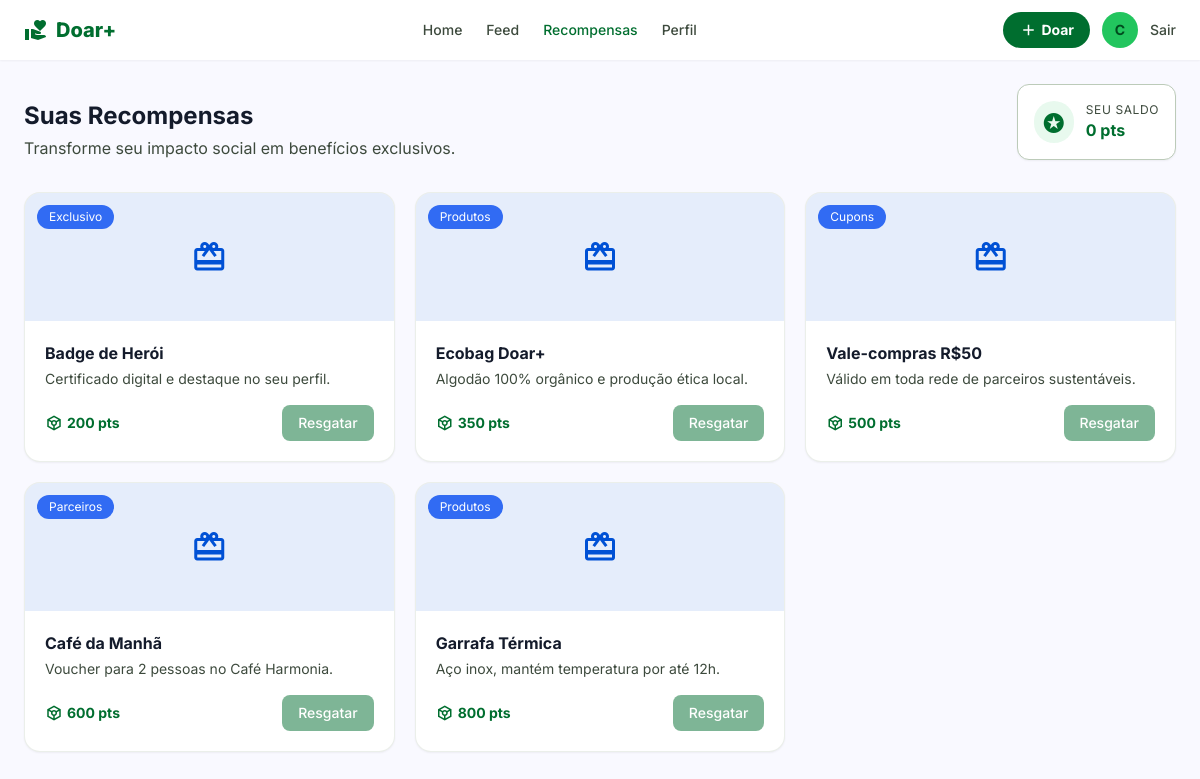
The app's page /recompensas (signed in) with its own data.
### tables this page shows
CREATE TABLE users (
            id INTEGER PRIMARY KEY AUTOINCREMENT,
            name TEXT NOT NULL,
            email TEXT UNIQUE NOT NULL,
            password_hash TEXT NOT NULL,
            city TEXT DEFAULT 'Não informado',
            points INTEGER DEFAULT 0,
            is_admin INTEGER DEFAULT 0,
            created_at TEXT NOT NULL
        );

CREATE TABLE rewards (
            id INTEGER PRIMARY KEY AUTOINCREMENT,
            name TEXT NOT NULL,
            description TEXT NOT NULL,
            cost_points INTEGER NOT NULL,
            category TEXT NOT NULL
        );

### app.py (the view)
@app.route("/recompensas")
def recompensas():
    conn = get_db()
    lista = conn.execute("SELECT * FROM rewards ORDER BY cost_points ASC").fetchall()
    conn.close()
    return render_template("rewards.html", recompensas=lista)

### app.py (called while the page is built)
def get_db():
    conn = sqlite3.connect(DB_PATH)
    conn.row_factory = sqlite3.Row
    conn.execute("PRAGMA foreign_keys = ON")
    return conn

def usuario_atual():
    if "user_id" not in session:
        return None
    conn = get_db()
    user = conn.execute("SELECT * FROM users WHERE id = ?", (session["user_id"],)).fetchone()
    conn.close()
    return user

@app.context_processor
def inject_user():
    return {"current_user": usuario_atual()}

### templates/rewards.html (shortened to what this page needs)
{% extends "base.html" %}
{% block content %}
<div class="max-w-container-max mx-auto px-gutter py-6">
    <div class="flex flex-col md:flex-row md:items-end justify-between gap-4 mb-8">
        <div>
            <h1 class="text-2xl font-bold mb-1">Suas Recompensas</h1>
            <p class="text-on-surface-variant">Transforme seu impacto social em benefícios exclusivos.</p>
        </div>
        {% if current_user %}
        <div class="bg-surface-container-lowest border border-outline-variant p-4 rounded-xl shadow-sm flex items-center gap-3">
            <div class="bg-primary-container/10 p-2 rounded-full">
                <span class="material-symbols-outlined text-primary" style="font-variation-settings: 'FILL' 1;">stars</span>
            </div>
            <div>
                <p class="text-xs text-on-surface-variant uppercase tracking-wider">Seu saldo</p>
                <p class="font-bold text-primary">{{ current_user['points'] }} pts</p>
            </div>
        </div>
        {% endif %}
    </div>
    <div class="grid grid-cols-1 sm:grid-cols-2 lg:grid-cols-3 xl:grid-cols-4 gap-5">
        {% for r in recompensas %}
        <div class="bg-surface-container-lowest rounded-2xl overflow-hidden shadow-sm border border-outline-variant/30">
            <div class="h-32 bg-secondary/10 flex items-center justify-center relative">
                <span class="material-symbols-outlined text-secondary text-4xl">redeem</span>
                <span class="absolute top-3 left-3 bg-secondary-container text-white px-3 py-1 rounded-full text-xs">{{ r['category'] }}</span>
            </div>
            <div class="p-5">
                <h3 class="font-bold mb-1">{{ r['name'] }}</h3>
                <p class="text-on-surface-variant text-sm mb-4">{{ r['description'] }}</p>
                <div class="flex items-center justify-between">
                    <span class="flex items-center gap-1 font-bold text-primary text-sm">
                        <span class="material-symbols-outlined text-[18px]">token</span> {{ r['cost_points'] }} pts
                    </span>
                    {% if current_user %}
                    <form action="{{ url_for('resgatar', reward_id=r['id']) }}" method="POST">
                        <button type="submit" class="bg-primary text-on-primary px-4 py-2 rounded-lg text-sm font-medium hover:opacity-90 transition-opacity {% if current_user['points'] < r['cost_points'] %}opacity-50{% endif %}">
                            Resgatar
                        </button>
                    </form>
                    {% else %}
                    <a href="{{ url_for('login') }}" class="text-secondary text-sm font-medium hover:underline">Entrar para resgatar</a>
                    {% endif %}
                </div>
            </div>
        </div>
        {% endfor %}
    </div>
</div>
{% endblock %}

### templates/base.html (shortened to what this page needs)
<!DOCTYPE html>
<html lang="pt-BR" class="light">
<head>
<script src="https://cdn.tailwindcss.com?plugins=forms,container-queries"></script>
<script id="tailwind-config">
tailwind.config = {
  darkMode: "class",
  theme: {
    extend: {
      colors: {
        "primary": "#006e2f",
        "primary-container": "#22c55e",
        "on-primary-container": "#004b1e",
        "on-primary": "#ffffff",
        "primary-fixed": "#6bff8f",
        "on-primary-fixed": "#002109",
        "secondary": "#0051d5",
        "secondary-container": "#316bf3",
        "on-secondary": "#ffffff",
        "on-surface": "#141b2b",
        "on-surface-variant": "#3d4a3d",
        "on-background": "#141b2b",
        "background": "#f9f9ff",
        "surface": "#f9f9ff",
        "surface-container-lowest": "#ffffff",
        "surface-container-low": "#f1f3ff",
        "surface-container": "#e9edff",
        "surface-container-high": "#e1e8fd",
        "surface-container-highest": "#dce2f7",
        "outline": "#6d7b6c",
        "outline-variant": "#bccbb9",
        "error": "#ba1a1a",
        "error-container": "#ffdad6",
        "on-error-container": "#93000a",
        "tertiary": "#5c5f60"
      },
      spacing: { md: "24px", gutter: "24px", "container-max": "1280px", lg: "48px", xl: "80px", xs: "4px", sm: "12px", base: "8px" },
      fontFamily: { sans: ["Inter", "sans-serif"] }
    }
  }
}
</script>
</head>
<body class="bg-background text-on-background font-sans min-h-screen">
<header class="w-full top-0 sticky z-50 bg-surface-container-lowest shadow-sm">
    <nav class="flex justify-between items-center px-gutter py-3 max-w-container-max mx-auto">
        <a href="{{ url_for('home') }}" class="flex items-center gap-2">
            <span class="material-symbols-outlined text-primary" style="font-variation-settings: 'FILL' 1;">volunteer_activism</span>
            <span class="font-extrabold text-xl text-primary">Doar+</span>
        </a>
        <div class="hidden md:flex items-center gap-6">
            <a href="{{ url_for('home') }}" class="font-medium text-sm {{ 'text-primary' if request.endpoint=='home' else 'text-on-surface-variant hover:text-primary' }} transition-colors">Home</a>
            <a href="{{ url_for('feed') }}" class="font-medium text-sm {{ 'text-primary' if request.endpoint=='feed' else 'text-on-surface-variant hover:text-primary' }} transition-colors">Feed</a>
            <a href="{{ url_for('recompensas') }}" class="font-medium text-sm {{ 'text-primary' if request.endpoint=='recompensas' else 'text-on-surface-variant hover:text-primary' }} transition-colors">Recompensas</a>
            {% if current_user %}
            <a href="{{ url_for('perfil') }}" class="font-medium text-sm {{ 'text-primary' if request.endpoint=='perfil' else 'text-on-surface-variant hover:text-primary' }} transition-colors">Perfil</a>
            {% endif %}
        </div>
        <div class="flex items-center gap-3">
            {% if current_user %}
                <a href="{{ url_for('publicar') }}" class="hidden sm:flex items-center gap-1 bg-primary text-on-primary px-4 py-2 rounded-full text-sm font-bold hover:opacity-90 transition-opacity">
                    <span class="material-symbols-outlined text-[18px]">add</span> Doar
                </a>
                <a href="{{ url_for('perfil') }}" class="w-9 h-9 rounded-full bg-primary-container flex items-center justify-center text-on-primary-container font-bold text-sm">
                    {{ current_user['name'][0]|upper }}
                </a>
                <a href="{{ url_for('logout') }}" class="text-on-surface-variant hover:text-error text-sm font-medium hidden md:inline">Sair</a>
            {% else %}
                <a href="{{ url_for('login') }}" class="text-on-surface-variant text-sm font-medium hover:text-primary">Entrar</a>
                <a href="{{ url_for('cadastro') }}" class="bg-primary text-on-primary px-4 py-2 rounded-full text-sm font-bold hover:opacity-90 transition-opacity">Cadastrar</a>
            {% endif %}
        </div>
    </nav>
</header>
<main>
    {% block content %}{% endblock %}
</main>
</body>
</html>

### templates/base.html (style rules this page uses)
.material-symbols-outlined { font-variation-settings: 'FILL' 0, 'wght' 400, 'GRAD' 0, 'opsz' 24; vertical-align: middle; }
body { padding-bottom: 76px; }
@media (min-width: 768px) { body { padding-bottom: 0; } }

### records on screen
users: name "C", points "0"
rewards: category "Exclusivo", name "Badge de Herói", description "Certificado digital e destaque no seu perfil.", cost_points "200"
rewards: category "Produtos", name "Ecobag Doar+", description "Algodão 100% orgânico e produção ética local.", cost_points "350"
rewards: category "Cupons", name "Vale-compras R$50", description "Válido em toda rede de parceiros sustentáveis.", cost_points "500"
rewards: category "Parceiros", name "Café da Manhã", description "Voucher para 2 pessoas no Café Harmonia.", cost_points "600"
rewards: category "Produtos", name "Garrafa Térmica", description "Aço inox, mantém temperatura por até 12h.", cost_points "800"
